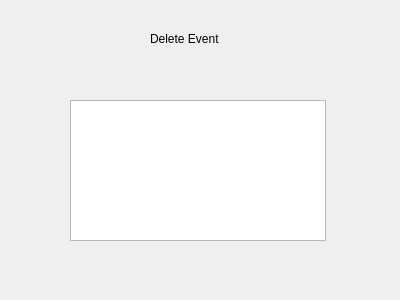
<?xml version="1.0" encoding="UTF-8"?>
<ui version="4.0">
 <class>Form</class>
 <widget class="QWidget" name="Form">
  <property name="geometry">
   <rect>
    <x>0</x>
    <y>0</y>
    <width>400</width>
    <height>300</height>
   </rect>
  </property>
  <property name="windowTitle">
   <string>Form</string>
  </property>
  <widget class="QListWidget" name="listWidget">
   <property name="geometry">
    <rect>
     <x>70</x>
     <y>100</y>
     <width>256</width>
     <height>141</height>
    </rect>
   </property>
  </widget>
  <widget class="QLabel" name="label">
   <property name="geometry">
    <rect>
     <x>150</x>
     <y>30</y>
     <width>91</width>
     <height>17</height>
    </rect>
   </property>
   <property name="text">
    <string>Delete Event</string>
   </property>
  </widget>
 </widget>
 <resources/>
 <connections/>
</ui>
